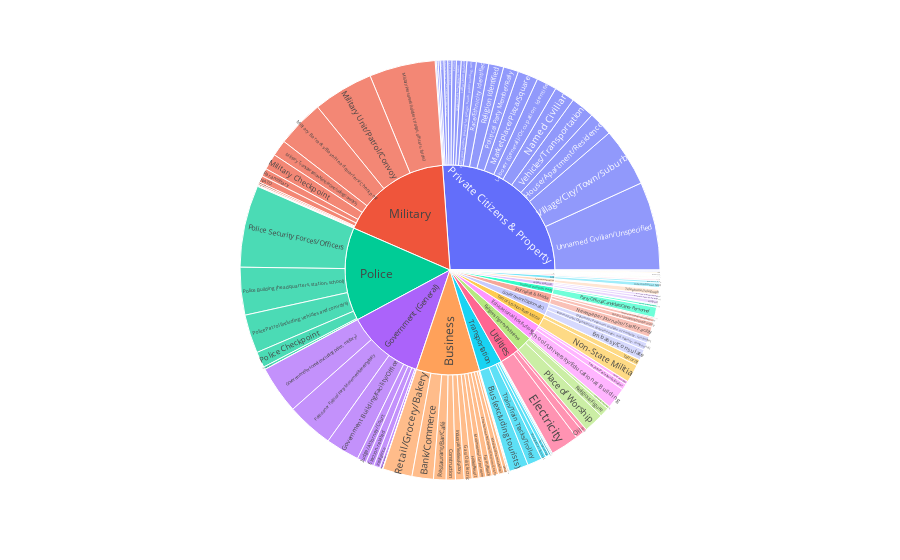

The code cell stored with this chart in its notebook:
### Code cell
df_vic = df.groupby(['targtype1_txt','targsubtype1_txt'])['targtype1_txt'].count().to_frame()
df_vic = df_vic.rename(columns={'targtype1_txt':'Count'}).reset_index()
fig = px.sunburst(
    df_vic, path = ['targtype1_txt', 'targsubtype1_txt'],
    values='Count',
)
fig.show()

### Figure 1 — Plotly figure (JSON) as saved in the notebook; plotly's stock layout.template omitted (floating-point values rounded to 4 significant figures; data arrays with more than 128 entries replaced by an {"elided": "..."} marker saying what was removed)
{"data": [{"branchvalues": "total", "domain": {"x": [0, 1], "y": [0, 1]}, "hovertemplate": "labels=%{label}<br>Count=%{value}<br>parent=%{parent}<br>id=%{id}<extra></extra>", "ids": {"elided": "141 str values"}, "labels": {"elided": "141 str values"}, "name": "", "parents": {"elided": "141 str values"}, "type": "sunburst", "values": {"elided": "141 int values"}}], "layout": {"legend": {"tracegroupgap": 0}, "margin": {"t": 60}}}
